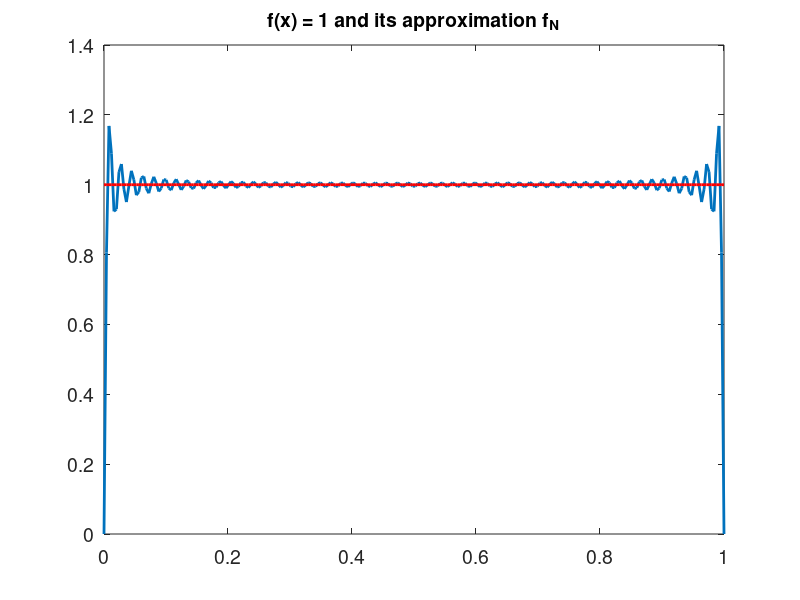
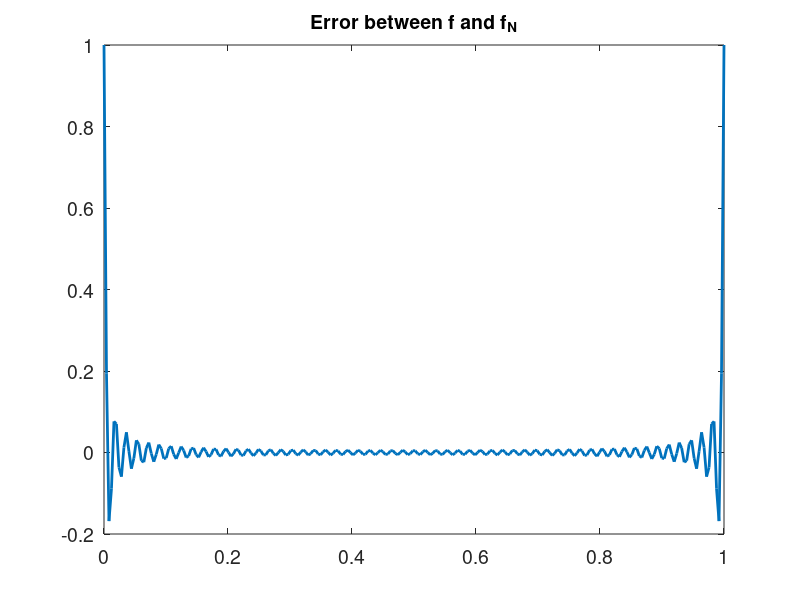
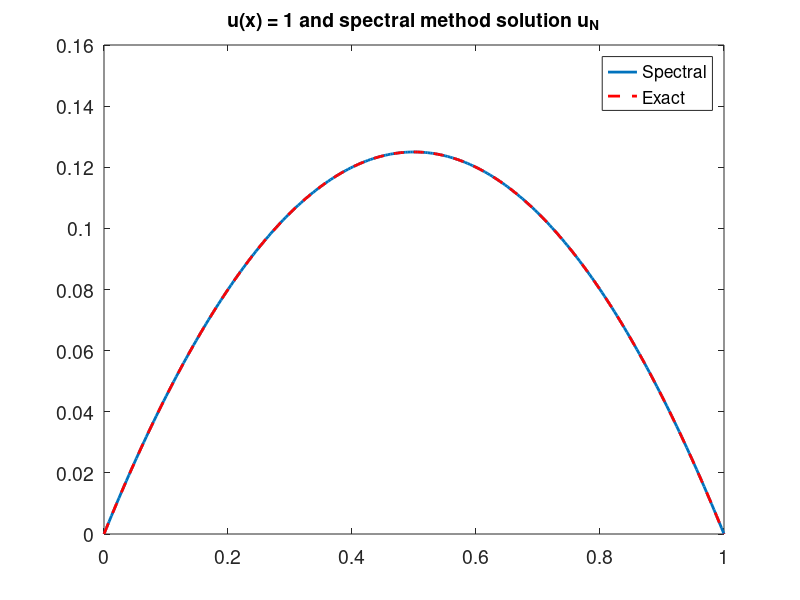
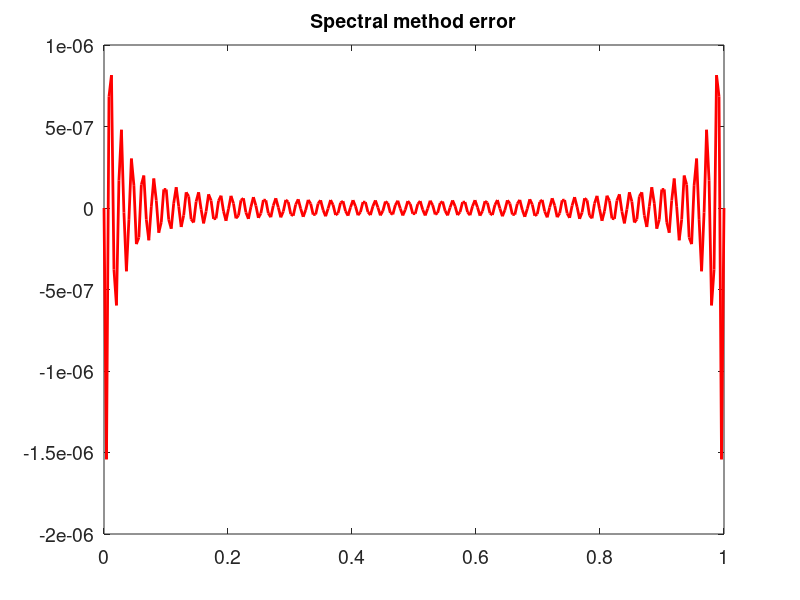

Recreate these plots in MATLAB, in order.
% approximate f(x) = 1 with sines

N = 111;
x = linspace(0,1,250);
%%

% make best approximation 
fN = 0;
for j = 1:N
    beta_j = 4*sin(j*pi/2)^2/(pi*j);   
    fN = fN + sin(j*pi*x) * beta_j;
end

% plot best approximation
figure
plot(x,fN,'-','linewidth',2);hold on

% plot true f 
f = ones(size(x));
plot(x,f,'r','linewidth',2);
set(gca,'fontsize',14)
title('f(x) = 1 and its approximation f_N','fontsize',14)

% plot error
figure
plot(x,f - fN,'linewidth',2)
set(gca,'fontsize',14)
title('Error between f and f_N','fontsize',14)
%% spectral method

uN = 0;
for j = 1:N
    beta_j = 4*sin(pi*j/2)^2/(pi*j);   
    uN = uN + sin(j*pi*x) * beta_j/ (j^2*pi^2);
end
figure
plot(x,uN,'linewidth',2)
hold on
plot(x,.5*x.*(1-x),'r--','linewidth',2)
legend('Spectral','Exact')
set(gca,'fontsize',14)
title('u(x) = 1 and spectral method solution u_N','fontsize',14)

%% plot error

figure
plot(x,uN-.5*x.*(1-x),'r','linewidth',2)
title('Error u-u_N','fontsize',14)
set(gca,'fontsize',14)

title('Spectral method error','fontsize',14)
